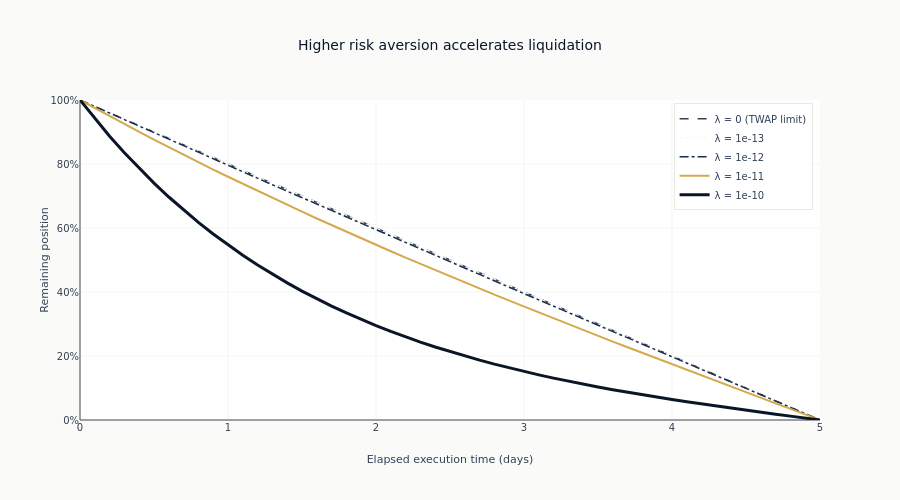

Write notebook code for a chart like this one.
### Code cell
fig = go.Figure()
trajectory_styles = [
    dict(color=COLORS["neutral"], dash="dash", width=1.5),
    dict(color=COLORS["silver"], dash="dot", width=1.5),
    dict(color=COLORS["slate"], dash="dashdot", width=1.5),
    dict(color=COLORS["amber"], dash="solid", width=2),
    dict(color=COLORS["blue"], dash="solid", width=3),
]

for line_style, lambda_ in zip(trajectory_styles, TRAJECTORY_RISK_AVERSIONS):
    times, traj = optimal_trajectory(params, lambda_)
    _ = fig.add_scatter(
        x=times,
        y=traj / params.X,
        mode="lines",
        name=f"λ = {lambda_:.0e}" if lambda_ else "λ = 0 (TWAP limit)",
        line=line_style,
    )

fig.update_layout(
    title="Higher risk aversion accelerates liquidation",
    xaxis_title="Elapsed execution time (days)",
    yaxis_title="Remaining position",
    yaxis_tickformat=".0%",
    yaxis_range=[0, 1],
    height=500,
    legend=dict(yanchor="top", y=0.99, xanchor="right", x=0.99),
)
fig.show()
